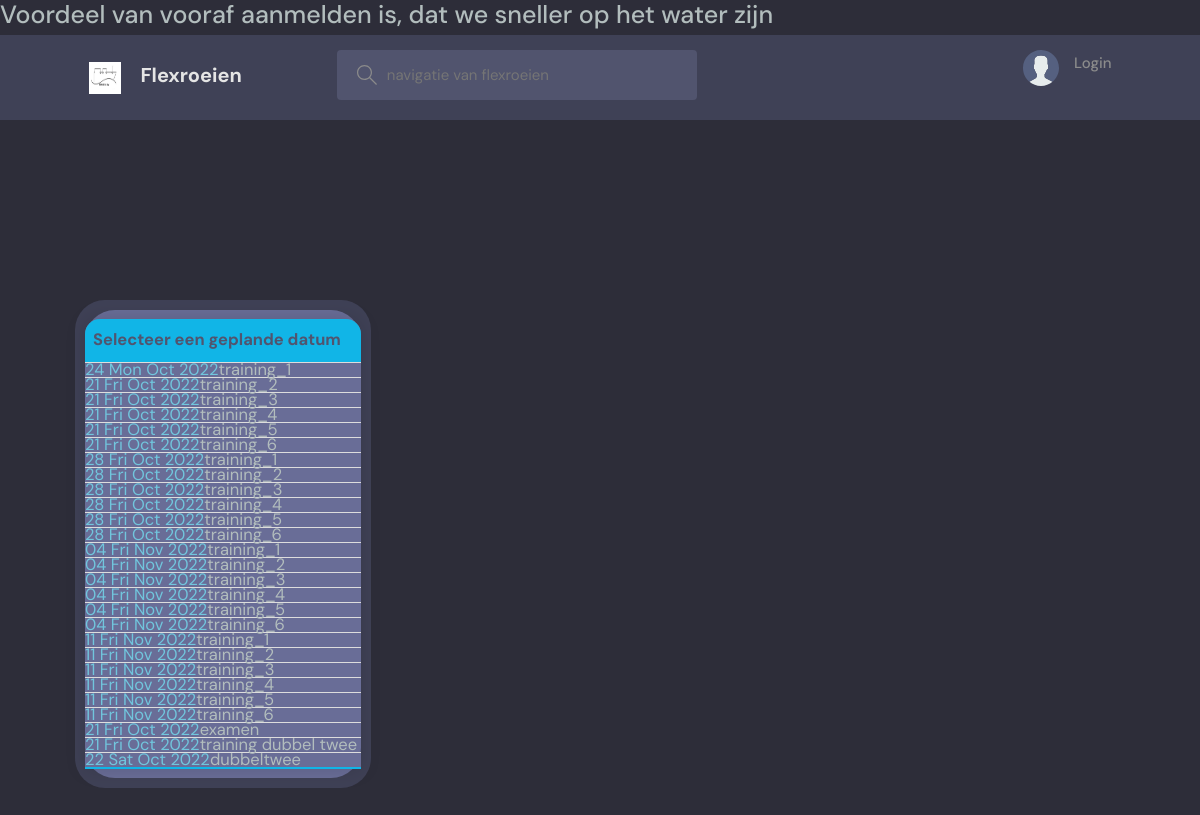
/events/, run on an earlier commit of the app's database.
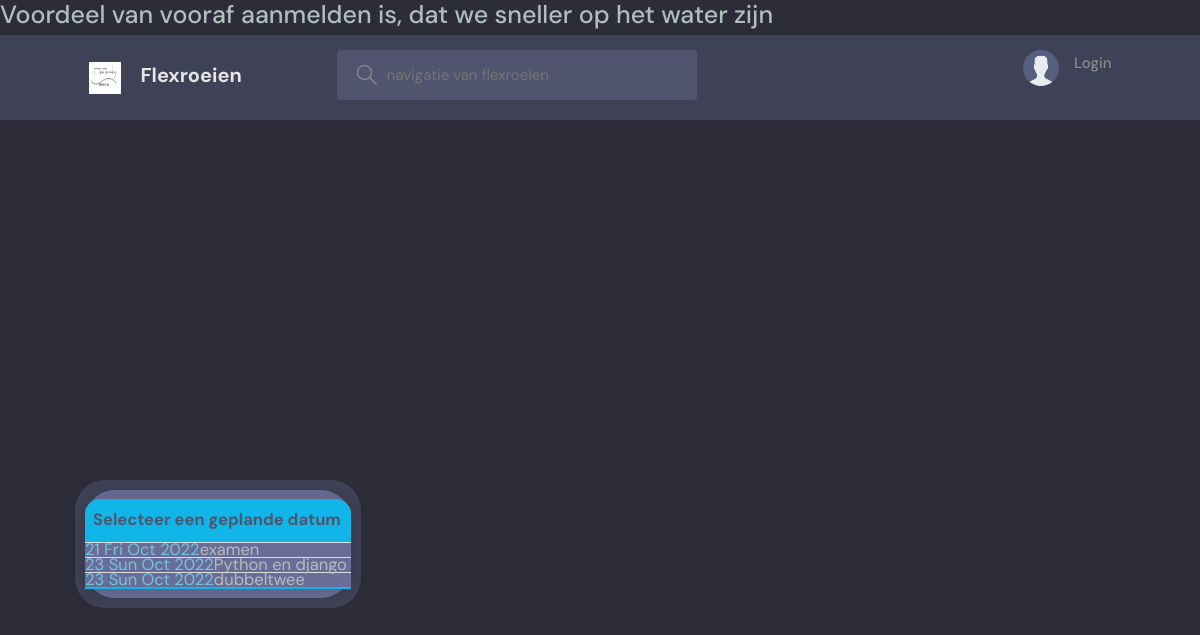
And on a later commit of the database.
### beatrix/models.py (models this page shows, shortened)
class Flexevent(models.Model):
    host = models.ForeignKey(User, on_delete=models.SET_NULL, null=True)
    id = models.AutoField(primary_key=True)
    topic = models.ForeignKey(Topic, on_delete=models.SET_NULL, null=True)
    event_text = models.CharField(max_length=200)
    name = models.CharField(max_length=200)
    description = models.TextField(null=True, blank=True) # database field (can Empty), form field (can Empty)
    pub_date = models.CharField(max_length=35)
    datum = models.DateField(auto_now=False)
    pub_time = models.CharField(max_length=35, default='10:00')
    lid = models.ManyToManyField(User, related_name='deelnemer', blank=True)
    created = models.DateTimeField(default=datetime.now, blank=True)

### beatrix/views.py (the view)
# urls.py: path('events/', AanmeldView.as_view(), name='aanmelden'),
class AanmeldView(ListView):
    template_name='beatrix/erv-aanmeldview.html'
    queryset=Flexevent.objects.all()
    def get_context_data(self, **kwargs):
        x=0
        year=int(date.today().strftime('%Y'))
        month = int(date.today().strftime('%m'))
        volgendemaand=month
        monthend=[0,31,28,31,30,31,30,31,31,30,31,30,31] #jfmamjjasond
        x+=1
        if month <= 12 and x==0: volgendemaand=month+1
        einde=monthend[volgendemaand]
        end=date(year,month,einde)
        beginmonth = 1 #int(date.today().strftime('%m'))
        endmonth = 12 # int(date.today().strftime('%m'))
        monthend=[0,31,28,31,30,31,30,31,31,30,31,30,31] #jfmamjjasond
        einde=monthend[endmonth]
        aantalregels=10
        start=date(year,beginmonth,1)
        end=date(year,endmonth,einde)
        start=date(year,beginmonth,1)
        rooster=Flexevent.objects.filter(created__range=[start, end])
        roostergedeeltelijk=Flexevent.objects.filter(created__range=[start, end])
        context = {
        'rooster': roostergedeeltelijk,
        }
        return context

### beatrix/templates/beatrix/erv-aanmeldview.html (shortened to what this page needs)
{% extends 'erv-base.html' %}
{% block content %}
<main class="layout layout--3">
  <div class="container">
<form>
  <div class="outer">
    <div class="phone">
      <div class="phone-mirror">
        <table class="beatrix-table">
          <thead>
            <tr>
              <th>Selecteer een geplande datum {{event.created|date:"d M Y"}}</th>
            </tr>
          </thead>
          <tbody>
            <td>{% for rr in rooster %}
              <tr>
            </td>
            <td><a href="{% url 'vote' rr.id %}">{{rr.created|date:"d D M Y"}}</a>{{rr.event_text}}
            <a href="{% url 'erv-room' rr.id %}"></a>            </td>
            {% endfor %}
            </tr>
          </tbody>
        </table>
</form>
</div>
</div>
{% endblock %}

### templates/erv-base.html (shortened to what this page needs)
<!DOCTYPE html>
<html lang="en">
<head>
    {% load static %}
    <link rel="stylesheet" href="https://cdn.jsdelivr.net/npm/bootstrap@4.5.3/dist/css/bootstrap.min.css">
   <link rel="stylesheet" href="https://cdnjs.cloudflare.com/ajax/libs/twitter-bootstrap/4.1.3/css/bootstrap.min.css">
   <link rel='stylesheet' href='https://cdnjs.cloudflare.com/ajax/libs/twitter-bootstrap/4.1.3/css/bootstrap.min.css'>
   <link rel='stylesheet' href='https://cdnjs.cloudflare.com/ajax/libs/ionicons/2.0.1/css/ionicons.min.css'>
    <link rel="stylesheet" href="{% static 'styles/style.css' %}" />
</head>
<body>
    <div id="content">
    {% include 'erv-navbar.html' %}
        {% block content %}{% endblock %}
</body>
</html>

### templates/erv-navbar.html (shortened to what this page needs)
 {% extends 'base.html' %}  {% load static %}

### templates/base.html (shortened to what this page needs)
<!DOCTYPE html>
<html lang="en">
<head>
    {% load static %}
    <link rel="stylesheet" href="{% static 'styles/style.css' %}" />
</head>
<body>
  <thead>
    <tr>
          <h1> Voordeel van vooraf aanmelden is, dat we sneller op het water zijn
          </h1>
    </tr>
  </thead>
    <div id="content">
        {% block content %}
        {% include 'navbar.html' %}
        {% endblock %}
    </div>
</body>
</html>

### templates/navbar.html (shortened to what this page needs)
{% comment %} {% extends 'base.html' %} {% endcomment %} {% load static %}
<header class="header header--loggedIn">
  <div class="container">
    <a href="{% url 'erv-home' %}" class="header__logo">
      <img src="{% static 'images/logo-mantisbv.png' %}" />
      <h1>Flexroeien</h1>
    </a>
    <form class="header__search" method="GET" action="{% url 'erv-home' %}">
      <label>
        <input name="q" placeholder="navigatie van flexroeien" />
      </label>
    </form>
    <nav class="header__menu">
      {% if request.user.is_authenticated %}
      <div class="header__user">
        <a href="{% url 'erv-update-user' %}">
          <div class="avatar avatar--medium active">
            <img src="{{request.user.avatar.url}}" />
          </div>
          <p>
            {% comment %} {{request.user.username}} {% endcomment %}
            <span>ingelogd als: @{{request.user.username}}</span>
          </p>
        </a>
        <button class="dropdown-button">
          <svg
            version="1.1"
            xmlns="http://www.w3.org/2000/svg"
            width="32"
            height="32"
            viewBox="0 0 32 32"
          >
            <title>HulpMenu</title>
            <path d="M16 21l-13-13h-3l16 16 16-16h-3l-13 13z"></path>
          </svg>
        </button>
      </div>
      {% else %}
      <a href="{% url 'login' %}">
        <img src="{% static 'images/avatar.svg' %}" />
        <p>Login</p>
      </a>
      {% endif %}
    </nav>
  </div>
</header>

### static/styles/style.css (style rules this page uses)
:root { --color-main: #71c6dd; --color-main-light: #e1f6fb; --color-dark: #3f4156; --color-dark-medium: #51546e; --color-dark-light: #696d97; --color-light: #e5e5e5; --color-gray: #8b8b8b; --color-light-gray: #b2bdbd; --color-bg: #2d2d39; --color-success: #5dd693; --color-error: #fc4b0b; --phone-width: 460px; --phone-beatrix: flex; --color-beatrix-light: #11b5e7; }
* { font-family: "DM Sans", -apple-system, BlinkMacSystemFont, "Segoe UI", Roboto, Oxygen, Ubuntu, Cantarell, "Open Sans", "Helvetica Neue", sans-serif; margin: 0; padding: 0; box-sizing: border-box; text-rendering: optimizeLegibility; font-size: inherit; }
html { font-size: 56.25%; }
@media only screen and (min-width: 1200px) { html { font-size: 62.5%; } }
body { line-height: 1.6; font-weight: 400; font-size: 1.5rem; color: var(--color-light-gray); background-color: var(--color-bg); min-height: 100vh; }
img { width: 100%; }
a { display: inline-block; color: var(--color-main); text-decoration: none; }
.container { max-width: 120rem; width: 90%; margin: auto; }
.header { padding: 1.5rem; background-color: var(--color-dark); }
.header>.container { display: flex; gap: 9.5rem; }
.header__logo, .header__user { display: flex; gap: 2rem; align-items: center; }
.header__logo>img { height: 3.2rem; width: 3.2rem; }
.header__logo>h1 { font-weight: 700; font-size: 2rem; color: var(--color-light); }
.header__search>label { background-color: var(--color-dark-medium); padding: 1.3rem 1rem; display: flex; align-items: center; gap: 1rem; border-radius: 4px; }
.header__search svg { fill: var(--color-gray); width: 2rem; height: 2rem; margin-left: 1rem; }
.header__search input { width: 30rem; background: transparent; border: none; outline: none; color: var(--color-light); }
.header__menu { margin-left: auto; position: relative; }
.header__menu a { display: flex; gap: 1.5rem; align-items: center; font-weight: 500; text-decoration: none; color: var(--color-gray); }
.header__menu img { height: 3.6rem; }
.header__menu p { line-height: 1.2; }
.layout { margin-top: 2.4rem; }
.layout>.container { display: flex; justify-content: space-between; align-items: flex-start; }
.beatrix-table { border-collapse: collapse; margin: 9px 0; font-size: 1.1em; height: flex; width: var(--phone-beatrix); border-radius: 15px 15px 0 0; overflow: hidden; box-shadow: 0 0 20px rgba(0, 0, 0, 0.15); }
.beatrix-table thead tr { background-color: var(--color-dark-light); color: var(--color-light); text-align: left; font-weight: bold; }
.beatrix-table th { color: var(--color-dark-medium); background-color: #11b5e7; padding: 8px 8px; }
.beatrix-table tbody tr { border-bottom: 1px solid #dddddd; line-height: 14px; width: var(--phone-beatrix); }
.beatrix-table tbody tr:nth-of-type(even) { background-color: var(--color-dark-light); }
.beatrix-table tbody tr:last-of-type { border-bottom: 2px solid #11b5e7; }
.outer { height: 100vh; display: flex; justify-content: center; align-items: center; }
.phone { display: flex; justify-content: center; align-items: center; width: var(--phone-beatrix); height: flex; background: var(--color-dark); border-radius: 30px; padding: 10px; font-size: inherit; }
.phone-mirror { position: relative; width: var(--phone-beatrix); height: flex; background-color: var(--color-dark-light); border-radius: 30px; font-size: inherit; }

What changed in the data, as far as the page shows it:
removed Flexevent: created "24 Mon Oct 2022", event_text "training_1"
removed Flexevent: created "21 Fri Oct 2022", event_text "training_2"
removed Flexevent: created "21 Fri Oct 2022", event_text "training_3"
removed Flexevent: created "21 Fri Oct 2022", event_text "training_4"
removed Flexevent: created "21 Fri Oct 2022", event_text "training_5"
removed Flexevent: created "21 Fri Oct 2022", event_text "training_6"
removed Flexevent: created "28 Fri Oct 2022", event_text "training_1"
removed Flexevent: created "28 Fri Oct 2022", event_text "training_2"
removed Flexevent: created "28 Fri Oct 2022", event_text "training_3"
removed Flexevent: created "28 Fri Oct 2022", event_text "training_4"
removed Flexevent: created "28 Fri Oct 2022", event_text "training_5"
removed Flexevent: created "28 Fri Oct 2022", event_text "training_6"
removed Flexevent: created "04 Fri Nov 2022", event_text "training_1"
removed Flexevent: created "04 Fri Nov 2022", event_text "training_2"
removed Flexevent: created "04 Fri Nov 2022", event_text "training_3"
removed Flexevent: created "04 Fri Nov 2022", event_text "training_4"
removed Flexevent: created "04 Fri Nov 2022", event_text "training_5"
removed Flexevent: created "04 Fri Nov 2022", event_text "training_6"
removed Flexevent: created "11 Fri Nov 2022", event_text "training_1"
removed Flexevent: created "11 Fri Nov 2022", event_text "training_2"
removed Flexevent: created "11 Fri Nov 2022", event_text "training_3"
removed Flexevent: created "11 Fri Nov 2022", event_text "training_4"
removed Flexevent: created "11 Fri Nov 2022", event_text "training_5"
removed Flexevent: created "11 Fri Nov 2022", event_text "training_6"
removed Flexevent: created "21 Fri Oct 2022", event_text "training dubbel twee"
removed Flexevent: created "22 Sat Oct 2022", event_text "dubbeltwee"
added Flexevent: created "23 Sun Oct 2022", event_text "Python en django"
added Flexevent: created "23 Sun Oct 2022", event_text "dubbeltwee"
